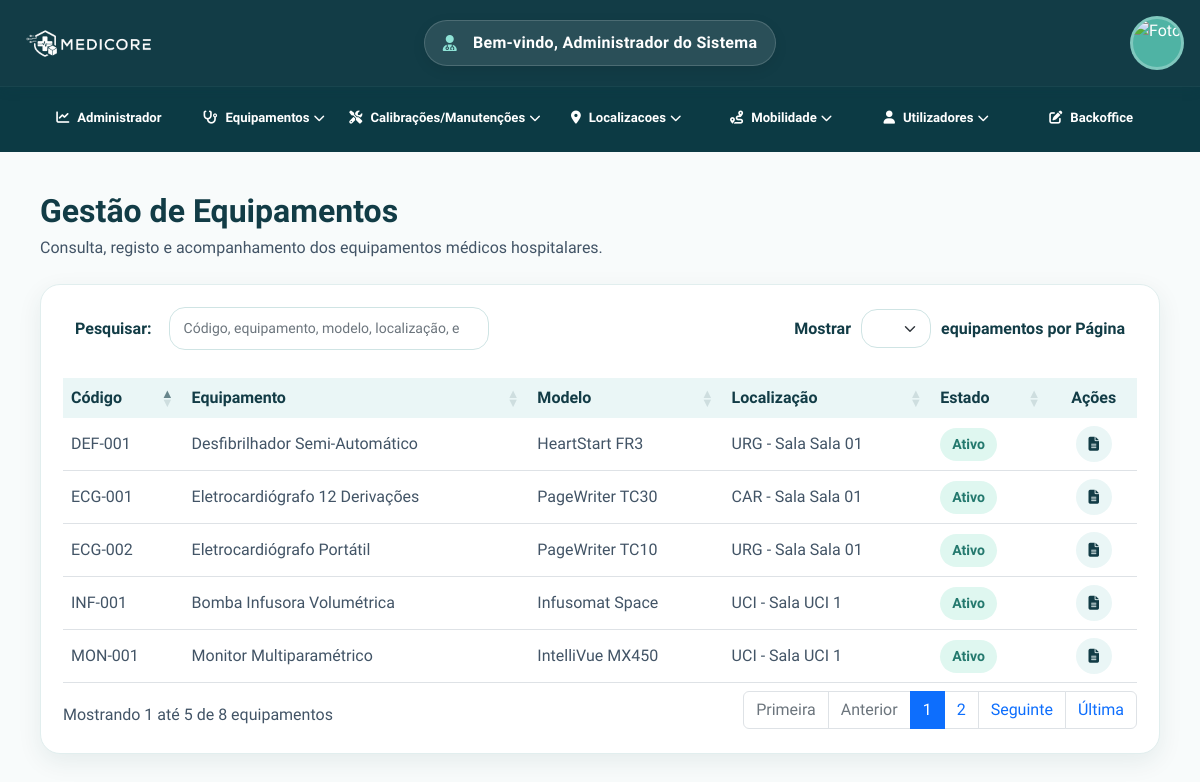
Page /private/views/equipamentos/lista_equipamentos.php (signed in) on the committed database.
### tables this page shows
CREATE TABLE equipamentos (
    id_equipamento INT AUTO_INCREMENT PRIMARY KEY,

    id_familia_equipamento INT NOT NULL,
    numero_sequencial INT NOT NULL,
    codigo_equipamento VARCHAR(30) NOT NULL UNIQUE,

    designacao VARCHAR(150) NOT NULL,
    modelo VARCHAR(120) NOT NULL,
    numero_serie VARCHAR(120) NOT NULL UNIQUE,

    tipo_entrada ENUM('compra', 'doacao', 'emprestimo') NULL,
    valor_aquisicao DECIMAL(10,2) NULL,

    id_localizacao INT NOT NULL,

    estado ENUM(
        'ativo',
        'avariado',
        'em_manutencao',
        'em_calibracao',
        'inativo',
        'abatido'
    ) NOT NULL DEFAULT 'ativo',

    criticidade ENUM(
        'baixa',
        'media',
        'alta',
        'critica'
    ) NOT NULL DEFAULT 'media',

    periodicidade_manutencao ENUM(
        'semestral',
        'anual',
        'bienal',
        'trienal'
    ) NULL,

    periodicidade_calibracao ENUM(
        'semestral',
        'anual',
        'bienal',
        'trienal'
    ) NULL,

    data_fabrico DATE NULL,
    data_aquisicao DATE NULL,
    data_instalacao DATE NULL,

    id_responsavel INT NULL,

    observacoes TEXT,

    isActive TINYINT(1) NOT NULL DEFAULT 1,

    criado_em TIMESTAMP DEFAULT CURRENT_TIMESTAMP,
    atualizado_em TIMESTAMP DEFAULT CURRENT_TIMESTAMP ON UPDATE CURRENT_TIMESTAMP,
    atualizado_por VARCHAR(150) NULL,

    CONSTRAINT fk_equipamento_familia
        FOREIGN KEY (id_familia_equipamento)
        REFERENCES familias_equipamento(id_familia_equipamento),

    CONSTRAINT fk_equipamento_localizacao
        FOREIGN KEY (id_localizacao)
        REFERENCES localizacoes(id_localizacao),

    CONSTRAINT fk_equipamentos_responsavel
        FOREIGN KEY (id_responsavel)
        REFERENCES utilizadores(id_utilizador)
        ON UPDATE CASCADE ON DELETE SET NULL,

    CONSTRAINT uk_familia_numero
        UNIQUE (id_familia_equipamento, numero_sequencial)
);

CREATE TABLE localizacoes (
    id_localizacao INT AUTO_INCREMENT PRIMARY KEY,

    codigo VARCHAR(30) NOT NULL UNIQUE,

    departamento_nome VARCHAR(150) NOT NULL,
    departamento_sigla VARCHAR(20) NOT NULL,

    edificio VARCHAR(100) NOT NULL,
    piso VARCHAR(30) NOT NULL,
    sala VARCHAR(80) NOT NULL,

    tipo_espaco VARCHAR(80) NOT NULL,
    estado VARCHAR(30) NOT NULL DEFAULT 'Ativa',

    capacidade_equipamentos INT,
    permite_equipamentos_criticos TINYINT(1) NOT NULL DEFAULT 0,

    observacoes TEXT,

    isActive TINYINT(1) NOT NULL DEFAULT 1
);

### private/includes/funcoes.php (called while the page is built, shortened)
<?php
function aes_encrypt($value)
{
    return bin2hex(openssl_encrypt(
        (string) $value,
        OPENSSL_METHOD,
        OPENSSL_KEY,
        OPENSSL_RAW_DATA,
        OPENSSL_IV
    ));
}
function url_ref($value)
{
    return urlencode(aes_encrypt($value));
}
?>

### private/views/equipamentos/lista_equipamentos.php (the view, shortened to what this page needs)
<?php
require_once __DIR__ . '/../../includes/funcoes.php';
$equipamentos = [];
$erro_bd = '';
function h($valor)
{
    return htmlspecialchars((string) ($valor ?? ''), ENT_QUOTES, 'UTF-8');
}
function textoEstadoEquipamento($estado)
{
    $estados = [
        'ativo' => 'Ativo',
        'avariado' => 'Avariado',
        'em_manutencao' => 'Em manutenção',
        'em_calibracao' => 'Em calibração',
        'inativo' => 'Inativo',
        'abatido' => 'Abatido'
    ];
    return $estados[$estado] ?? $estado;
}
function classeEstadoEquipamento($estado)
{
    switch ($estado) {
        case 'ativo':
            return 'estado-ativo';
    }
}
try {
    $pdo = new PDO(
        'mysql:host=' . MYSQL_HOST . ';port=' . MYSQL_PORT . ';dbname=' . MYSQL_DATABASE . ';charset=utf8mb4',
        MYSQL_USERNAME,
        MYSQL_PASSWORD,
        [
            PDO::ATTR_ERRMODE => PDO::ERRMODE_EXCEPTION,
            PDO::ATTR_DEFAULT_FETCH_MODE => PDO::FETCH_ASSOC
        ]
    );
    $sql = "
        SELECT
            e.id_equipamento,
            e.codigo_equipamento,
            e.designacao,
            e.modelo,
            e.numero_serie,
            e.estado,
            e.criticidade,
            fe.nome AS familia,
            fe.codigo_familia,
            l.codigo AS codigo_localizacao,
            l.departamento_nome,
            l.departamento_sigla,
            l.edificio,
            l.piso,
            l.sala,
            f_garantia.nome_empresa AS fornecedor_garantia
        FROM equipamentos e
        INNER JOIN familias_equipamento fe
            ON fe.id_familia_equipamento = e.id_familia_equipamento
        INNER JOIN localizacoes l
            ON l.id_localizacao = e.id_localizacao
        LEFT JOIN equipamentos_fornecedores ef
            ON ef.id_equipamento = e.id_equipamento
            AND ef.isActive = 1
        LEFT JOIN fornecedores f_garantia
            ON f_garantia.id_fornecedor = ef.id_fornecedor_garantia
        WHERE e.isActive = 1
        ORDER BY e.codigo_equipamento ASC
    ";
    $stmt = $pdo->prepare($sql);
    $stmt->execute();
    $equipamentos = $stmt->fetchAll();
} catch (PDOException $e) {
    $erro_bd = 'Erro ao carregar equipamentos da base de dados.';
}
require_once __DIR__ . '/../../includes/header.php';
require_once __DIR__ . '/../../includes/nav.php';
require_once __DIR__ . '/../../includes/sidebar.php';
?>
<main class="conteudo-private">
    <div class="d-flex justify-content-between align-items-center mb-4">
        <div>
            <h2 class="titulo-pagina">Gestão de Equipamentos</h2>
            <p class="subtitulo-pagina">
                Consulta, registo e acompanhamento dos equipamentos médicos hospitalares.
            </p>
        </div>
    </div>
    <div class="table-responsive tabela-container">
        <table id="tabela-equipamentos" class="table table-hover align-middle tabela-equipamentos tabela-datatables-medicore">
            <thead>
                <tr>
                    <th>Código</th>
                    <th>Equipamento</th>
                    <th>Modelo</th>
                    <th>Localização</th>
                    <th>Estado</th>
                    <th class="text-center">Ações</th>
                </tr>
            </thead>
            <tbody>
                <?php if (empty($erro_bd) && !empty($equipamentos)): ?>
                    <?php foreach ($equipamentos as $equipamento): ?>
                        <?php
                            $localizacaoCompleta =
                                ($equipamento['departamento_sigla'] ?? '') . ' - Sala ' .
                                ($equipamento['sala'] ?? '');
                            $estadoTexto = textoEstadoEquipamento($equipamento['estado']);
                        ?>
                        <tr>
                            <td>
                                <?php echo h($equipamento['codigo_equipamento']); ?>
                            </td>
                            <td>
                                <?php echo h($equipamento['designacao']); ?>
                            </td>
                            <td>
                                <?php echo h($equipamento['modelo']); ?>
                            </td>
                            <td>
                                <?php echo h($localizacaoCompleta); ?>
                            </td>
                            <td>
                                <span class="estado <?php echo h(classeEstadoEquipamento($equipamento['estado'])); ?>">
                                    <?php echo h($estadoTexto); ?>
                                </span>
                            </td>
                            <td class="text-center">
                                <a
                                    href="ficha_equipamento.php?ref=<?php echo url_ref($equipamento['id_equipamento']); ?>"
                                    class="btn btn-sm btn-ficha"
                                    title="Abrir ficha do equipamento">
                                    <i class="fa-solid fa-file-lines"></i>
                                </a>
                            </td>
                        </tr>
                    <?php endforeach; ?>
                <?php endif; ?>
            </tbody>
        </table>
    </div>
</main>
<?php
require_once __DIR__ . '/../../includes/footer.php';
?>

### private/assets/css/1230404.css (style rules this page uses)
* { font-family: 'Titillium Web', Arial, Helvetica, sans-serif; }
:root { --cor-principal: #123c46; --cor-secundaria: #4fb3a4; --cor-secundaria-escura: #3a9c8e; --cor-fundo: #f8fbfb; --cor-fundo-suave: #eaf6f6; --cor-texto: #425466; --cor-branco: #ffffff; }
body { background-color: var(--cor-fundo); color: var(--cor-texto); }
.conteudo-private { padding: 40px; }
.tabela-container { background-color: var(--cor-branco); border-radius: 20px; padding: 22px; box-shadow: 0 8px 24px rgba(18, 60, 70, 0.08); border: 1px solid #e1eeee; }
.tabela-equipamentos { margin-bottom: 0; }
.tabela-equipamentos thead th { background-color: #eaf6f6; color: var(--cor-principal); font-weight: 700; border-bottom: none; white-space: nowrap; }
.tabela-equipamentos tbody td { color: var(--cor-texto); vertical-align: middle; }
.estado { display: inline-block; padding: 6px 12px; border-radius: 20px; font-size: 0.88rem; font-weight: 700; white-space: nowrap; }
.estado-ativo { background-color: #dff7f0; color: #24796e; }
.titulo-pagina { color: var(--cor-principal); font-weight: 800; margin-bottom: 6px; }
.subtitulo-pagina { color: var(--cor-texto); margin-bottom: 0; }
.tabela-datatables-medicore { margin-bottom: 0; }
.tabela-datatables-medicore thead th { background-color: #eaf6f6; color: var(--cor-principal); font-weight: 700; border-bottom: none; white-space: nowrap; }
.tabela-datatables-medicore tbody td { color: var(--cor-texto); vertical-align: middle; }
.btn-ficha { background-color: #eaf6f6; color: var(--cor-principal); border-radius: 50%; width: 36px; height: 36px; display: inline-flex; align-items: center; justify-content: center; margin: 0 3px; border: none; }

### rows in the picture
equipamentos: codigo_equipamento "DEF-001", designacao "Desfibrilhador Semi-Automático", modelo "HeartStart FR3", id_localizacao.sala "URG - Sala Sala 01", estado "Ativo"
equipamentos: codigo_equipamento "ECG-001", designacao "Eletrocardiógrafo 12 Derivações", modelo "PageWriter TC30", id_localizacao.sala "CAR - Sala Sala 01", estado "Ativo"
equipamentos: codigo_equipamento "ECG-002", designacao "Eletrocardiógrafo Portátil", modelo "PageWriter TC10", id_localizacao.sala "URG - Sala Sala 01", estado "Ativo"
equipamentos: codigo_equipamento "INF-001", designacao "Bomba Infusora Volumétrica", modelo "Infusomat Space", id_localizacao.sala "UCI - Sala UCI 1", estado "Ativo"
equipamentos: codigo_equipamento "MON-001", designacao "Monitor Multiparamétrico", modelo "IntelliVue MX450", id_localizacao.sala "UCI - Sala UCI 1", estado "Ativo"

### other values in the picture
$_SESSION['nome_utilizador'] "Administrador do Sistema"
